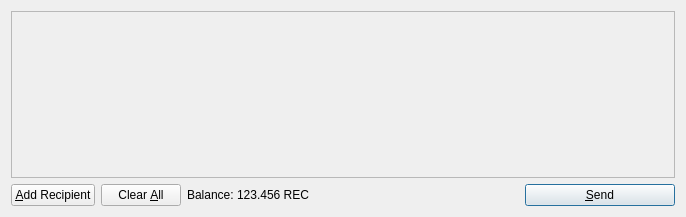
<?xml version="1.0" encoding="UTF-8"?>
<ui version="4.0">
 <class>SendCoinsDialog</class>
 <widget class="QDialog" name="SendCoinsDialog">
  <property name="geometry">
   <rect>
    <x>0</x>
    <y>0</y>
    <width>686</width>
    <height>217</height>
   </rect>
  </property>
  <property name="windowTitle">
   <string>Send Coins</string>
  </property>
  <layout class="QVBoxLayout" name="verticalLayout">
   <item>
    <widget class="QScrollArea" name="scrollArea">
     <property name="widgetResizable">
      <bool>true</bool>
     </property>
     <widget class="QWidget" name="scrollAreaWidgetContents">
      <property name="geometry">
       <rect>
        <x>0</x>
        <y>0</y>
        <width>666</width>
        <height>165</height>
       </rect>
      </property>
      <layout class="QVBoxLayout" name="verticalLayout_2">
       <property name="margin">
        <number>0</number>
       </property>
       <item>
        <layout class="QVBoxLayout" name="entries">
         <property name="spacing">
          <number>6</number>
         </property>
        </layout>
       </item>
       <item>
        <spacer name="verticalSpacer">
         <property name="orientation">
          <enum>Qt::Vertical</enum>
         </property>
         <property name="sizeHint" stdset="0">
          <size>
           <width>20</width>
           <height>40</height>
          </size>
         </property>
        </spacer>
       </item>
      </layout>
     </widget>
    </widget>
   </item>
   <item>
    <layout class="QHBoxLayout" name="horizontalLayout">
     <item>
      <widget class="QPushButton" name="addButton">
       <property name="toolTip">
        <string>Send to multiple recipients at once</string>
       </property>
       <property name="text">
        <string>&amp;Add Recipient</string>
       </property>
       <property name="icon">
        <iconset resource="../bitcoin.qrc">
         <normaloff>:/icons/add</normaloff>:/icons/add</iconset>
       </property>
       <property name="autoDefault">
        <bool>false</bool>
       </property>
      </widget>
     </item>
     <item>
      <widget class="QPushButton" name="clearButton">
       <property name="sizePolicy">
        <sizepolicy hsizetype="Minimum" vsizetype="Fixed">
         <horstretch>0</horstretch>
         <verstretch>0</verstretch>
        </sizepolicy>
       </property>
       <property name="toolTip">
        <string>Remove all transaction fields</string>
       </property>
       <property name="text">
        <string>Clear &amp;All</string>
       </property>
       <property name="icon">
        <iconset resource="../bitcoin.qrc">
         <normaloff>:/icons/remove</normaloff>:/icons/remove</iconset>
       </property>
       <property name="autoRepeatDelay">
        <number>300</number>
       </property>
       <property name="autoDefault">
        <bool>false</bool>
       </property>
      </widget>
     </item>
     <item>
      <layout class="QHBoxLayout" name="horizontalLayout_2">
       <property name="spacing">
        <number>3</number>
       </property>
       <item>
        <widget class="QLabel" name="label">
         <property name="text">
          <string>Balance:</string>
         </property>
        </widget>
       </item>
       <item>
        <widget class="QLabel" name="labelBalance">
         <property name="cursor">
          <cursorShape>IBeamCursor</cursorShape>
         </property>
         <property name="text">
          <string>123.456 REC</string>
         </property>
         <property name="textInteractionFlags">
          <set>Qt::LinksAccessibleByMouse|Qt::TextSelectableByKeyboard|Qt::TextSelectableByMouse</set>
         </property>
        </widget>
       </item>
      </layout>
     </item>
     <item>
      <spacer name="horizontalSpacer">
       <property name="orientation">
        <enum>Qt::Horizontal</enum>
       </property>
       <property name="sizeHint" stdset="0">
        <size>
         <width>40</width>
         <height>20</height>
        </size>
       </property>
      </spacer>
     </item>
     <item>
      <widget class="QPushButton" name="sendButton">
       <property name="minimumSize">
        <size>
         <width>150</width>
         <height>0</height>
        </size>
       </property>
       <property name="toolTip">
        <string>Confirm the send action</string>
       </property>
       <property name="text">
        <string>&amp;Send</string>
       </property>
       <property name="icon">
        <iconset resource="../bitcoin.qrc">
         <normaloff>:/icons/send</normaloff>:/icons/send</iconset>
       </property>
       <property name="default">
        <bool>true</bool>
       </property>
      </widget>
     </item>
    </layout>
   </item>
  </layout>
 </widget>
 <resources>
  <include location="../bitcoin.qrc"/>
 </resources>
 <connections/>
</ui>
